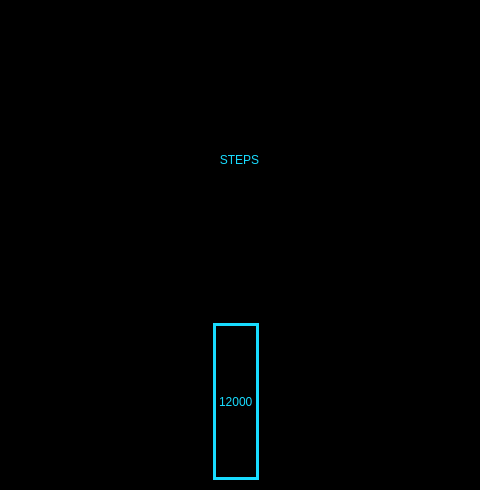
<?xml version="1.0" encoding="UTF-8"?>
<ui version="4.0">
 <class>BuocChan</class>
 <widget class="QMainWindow" name="BuocChan">
  <property name="geometry">
   <rect>
    <x>0</x>
    <y>0</y>
    <width>480</width>
    <height>490</height>
   </rect>
  </property>
  <property name="windowTitle">
   <string>MainWindow</string>
  </property>
  <property name="styleSheet">
   <string notr="true">background-color: rgb(0, 0, 0);</string>
  </property>
  <widget class="QWidget" name="centralwidget">
   <layout class="QHBoxLayout" name="drop_shadow_layout">
    <property name="spacing">
     <number>0</number>
    </property>
    <property name="leftMargin">
     <number>10</number>
    </property>
    <property name="topMargin">
     <number>10</number>
    </property>
    <property name="rightMargin">
     <number>10</number>
    </property>
    <property name="bottomMargin">
     <number>10</number>
    </property>
    <item>
     <layout class="QVBoxLayout" name="verticalLayout">
      <item>
       <layout class="QHBoxLayout" name="horizontalLayout">
        <item>
         <widget class="QLabel" name="label_3">
          <property name="styleSheet">
           <string notr="true">color: rgb(24, 220, 255);
font: 75 48pt &quot;MS Shell Dlg 2&quot;;</string>
          </property>
          <property name="text">
           <string>STEPS</string>
          </property>
          <property name="alignment">
           <set>Qt::AlignBottom|Qt::AlignHCenter</set>
          </property>
         </widget>
        </item>
       </layout>
      </item>
      <item>
       <layout class="QHBoxLayout" name="horizontalLayout_5">
        <item>
         <widget class="QLabel" name="label_2">
          <property name="text">
           <string/>
          </property>
          <property name="pixmap">
           <pixmap>Icon/icons8_exercise_100px_1.png</pixmap>
          </property>
          <property name="alignment">
           <set>Qt::AlignLeading|Qt::AlignLeft|Qt::AlignVCenter</set>
          </property>
         </widget>
        </item>
       </layout>
      </item>
      <item>
       <layout class="QHBoxLayout" name="horizontalLayout_4">
        <item>
         <widget class="QLabel" name="Steps">
          <property name="styleSheet">
           <string notr="true">color: rgb(24, 220, 255);
font: 48pt &quot;alarm clock&quot;;
border-width: 3px;
border-style: solid;
border-color: rgb(24, 220, 255);</string>
          </property>
          <property name="text">
           <string>12000</string>
          </property>
         </widget>
        </item>
        <item>
         <widget class="QLabel" name="label_4">
          <property name="text">
           <string/>
          </property>
          <property name="pixmap">
           <pixmap>Icon/icons8_step_60px.png</pixmap>
          </property>
          <property name="alignment">
           <set>Qt::AlignCenter</set>
          </property>
         </widget>
        </item>
       </layout>
      </item>
      <item>
       <layout class="QHBoxLayout" name="horizontalLayout_3"/>
      </item>
     </layout>
    </item>
   </layout>
  </widget>
 </widget>
 <resources/>
 <connections/>
</ui>
